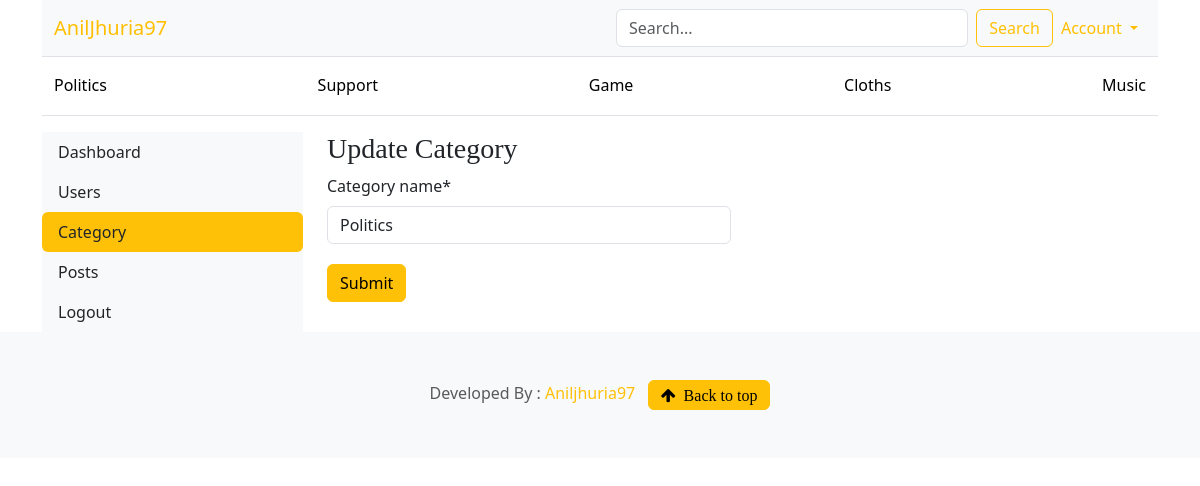
The app's page /dashboard/categories/edit/3 (signed in), older data.
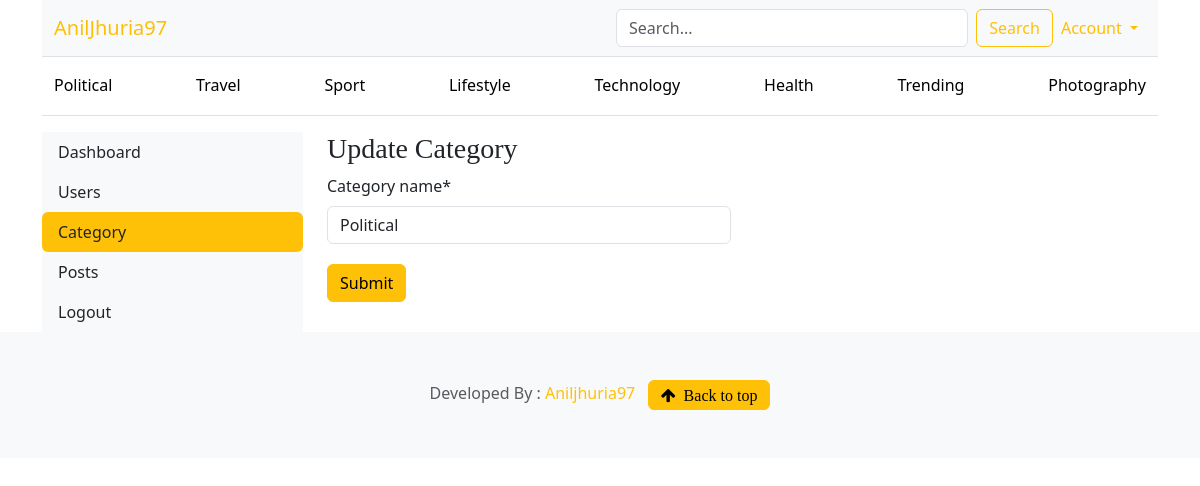
The same page, newer data.
### blogs/models.py (models this page shows)
class Category(models.Model):
    category_name=models.CharField(max_length=50,unique=True)
    created_at=models.DateTimeField(auto_now_add=True)
    updated_at=models.DateTimeField(auto_now=True)
    class Meta:
        verbose_name_plural='Categories'
    def __str__(self):
        return self.category_name

### dashboards/views.py (the view)
# urls.py: path('categories/edit/<int:pk>',views.edit_category,name="edit_category"),
@login_required(login_url='login')
@permission_required('blogs.edit_category', raise_exception=True)
def edit_category(request,pk):
    category=get_object_or_404(Category,pk=pk)
    if request.method=="POST":
        form =CategoryForm(request.POST,instance=category)
        if form.is_valid():
            form.save()
            return redirect('categories')
    form=CategoryForm(instance=category)
    context={
        'form':form,
        'category':category
    }
    return render(request,'dashboard/edit_category.html',context)

### dashboards/forms.py
class CategoryForm(forms.ModelForm):
    class Meta:
        model =Category
        fields ='__all__'

### blogs/context_processors.py (called while the page is built)
def get_categories(request):
    categories = Category.objects.annotate(
            post_count=Count('blog')   # related_name ya default blog_set
        ).order_by('-post_count')[:8]
    return dict(categories=categories)

def get_blog_month(request):
    months = Blog.objects.dates('created_at', 'month', order='DESC')
    return dict(blog_month=months)

### templates/dashboard/edit_category.html (shortened to what this page needs)
{% extends 'base.html' %}
{% block content %}
{% load crispy_forms_tags %}
{% include 'dashboard/sidebar.html' %}
    <div class="col-md-9">
        <div class="row">
            <div class="col-6">
                <h3>Update Category</h3>
                    <form action="{% url 'edit_category' category.id %}" method="POST">
                        {{ form | crispy }}
                        <button type="submit" class="btn btn-warning mt-1" >Submit</button>
                    </form>
            </div>
        </div>
        <br>
    </div>
</div>
{% endblock  %}

### templates/base.html (shortened to what this page needs)
{% load static %}
<!doctype html>
<html lang="en" data-bs-theme="auto">
<head>
    <link href="{% static 'css/bootstrap.min.css' %} " rel="stylesheet" />
    <link href="{% static 'css/blog.css' %} " rel="stylesheet" />
    <link href="{% static 'css/custom.css' %}" rel="stylesheet" />
    <link rel="stylesheet" href="https://cdnjs.cloudflare.com/ajax/libs/font-awesome/4.7.0/css/font-awesome.min.css">
    <link rel="stylesheet" href="https://cdn.jsdelivr.net/npm/swiper/swiper-bundle.min.css"/>
</head>
<body>
    <div class="container">
        <nav class="navbar navbar-expand-lg navbar-light bg-light border-bottom">
            <div class="container-fluid">
                <a class="navbar-brand col-lg-6" href="/">AnilJhuria97</a>
                <div class="collapse navbar-collapse" id="navbarContent">
                <form class="d-flex my-2 my-lg-0 w-100" action="{% url 'search' %}" method="get">
                    <input class="form-control me-2" type="text" name="keyword" placeholder="Search...">
                    <button class="btn btn-outline-warning" type="submit">Search</button>
                </form>
                <ul class="navbar-nav ms-auto mt-2 mt-lg-0">
                    <li class="nav-item dropdown">
                    <a class="nav-link dropdown-toggle btn btn-outline-warning"
                        href="#" data-bs-toggle="dropdown">
                        Account
                    </a>
                    </li>
                </ul>
                </div>
            </div>
            </nav>
            <div class="border-bottom d-none d-lg-block">
                <div class="container-fluid">
                    <nav class="nav nav-underline py-2 justify-content-between">
                    {% for cat in categories %}
                        <a class="nav-link link-body-emphasis"
                        href="{% url 'posts_by_category' cat.id %}">
                        {{ cat }}
                        </a>
                    {% endfor %}
                    </nav>
                </div>
            </div>
        <div class="mt-3">
            {% block content %}
            {% endblock %}
        </div>
    </div>
  <footer class="py-5 text-center text-body-secondary bg-body-tertiary">
        <p class="mb-0">Developed By :
            <a class="text-warning font-weight-bold" href="https://mail.google.com/mail/?view=cm&fs=1&to=aniljhuria97@gmail.com" target="_blank">
                Aniljhuria97
            </a> &nbsp;
            <a href="#"><i class="fa fa-arrow-up btn btn-warning">&nbsp; Back to top</i> </a></p>
    </footer>
</body>
</html>

Row changes from the older to the newer data that the page shows:
changed Category: category_name "Politics" → "Political"
changed Category: category_name "Support" → "Travel"
changed Category: category_name "Game" → "Sport"
changed Category: category_name "Cloths" → "Lifestyle"
changed Category: category_name "Music" → "Technology"
added Category: category_name "Health"
added Category: category_name "Trending"
added Category: category_name "Photography"
